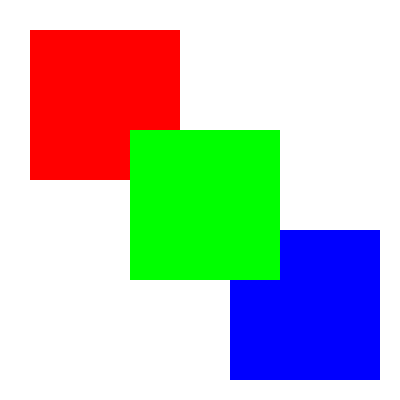
Frame 1 (no input)
Frame 60 (the mouse pressed at the canvas centre just before this capture): identical to frame 1, image omitted
Frame 120 (the mouse held since frame 60 and released just before this capture): identical to frame 1, image omitted

The Processing sketch that drew this single still picture (run headless with seeded random() and noise(); from frame 60 on, the mouse is pressed at the canvas centre):

// Processing sketch: Overlapping_Squares
// ── Overlapping_Squares.pde
void setup()
{
  size( 400, 400 );
  frameRate( 60 );
  noStroke();
}

void draw()
{
  background( 255 );
  
  fill( 255, 0, 0 );
  rect( 30, 30, 150, 150 );
  
  fill( 0, 0, 255 );
  rect( 230, 230, 150, 150 );
  
  fill( 0, 255, 0 );
  rect( 130, 130, 150, 150 );
}
